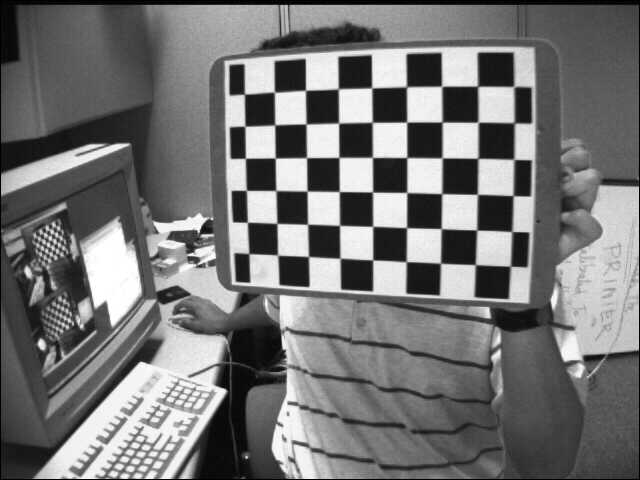
#> input picture imgs/left01.jpg, 640 x 480 px; its folder holds 4 pictures in this run
$ python calib.py   (older library calls are emulated)
#> lines starting #> are read from the running program, lines starting #| are printed output that depends on the picture
from glob import glob
import numpy as np
import os
import cv2

class Calib3D:

    def __init__(self, imgs_dir):
#> called with imgs_dir = 'imgs'
        assert os.path.exists(imgs_dir)
        self.imgs = [cv2.imread(i, cv2.cv2.IMREAD_GRAYSCALE) for i in glob(os.sep.join([imgs_dir, '*.jpg']))]
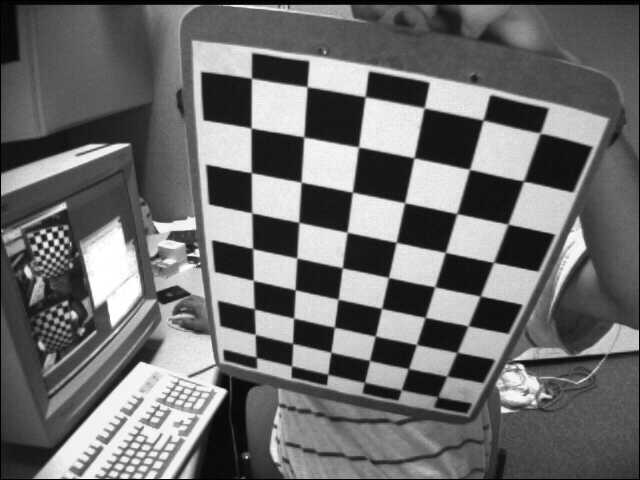
#> input picture imgs/left02.jpg, 640 x 480 px
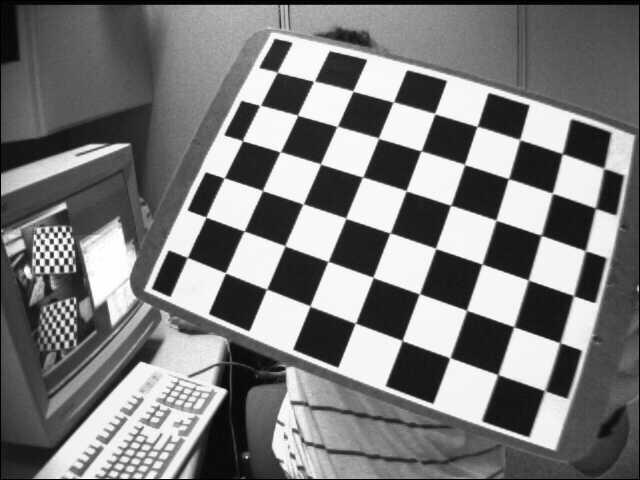
#> input picture imgs/left03.jpg, 640 x 480 px
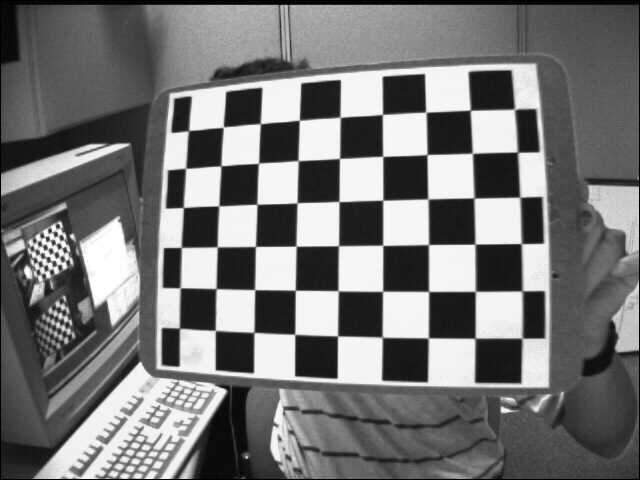
#> input picture imgs/left04.jpg, 640 x 480 px
        assert 0 == len(self.imgs) % 2
        self.length = len(self.imgs) // 2
#> self.length = 2

        self.img_size = self.imgs[0].shape[::-1] # (w, h)
#> self.img_size = (640, 480)
        self.board_size = (9, 6)

        self.img_points = [self.detect_corners(img).reshape(-1, 2) for img in self.imgs]
#> in detect_corners, `ok, corners = cv2.findChessboardCorners(img, self.board_size)`: ok = True; corners = 54 rows, first 8: [244.5, 94.33], [274.6, 92.24], [305.5, 90.4], [338.4, 88.84], [371.6, 87.98], [406.8, 86.92], [441.6, 86.37], [477.6, 86.38]
#> in detect_corners, img is the input picture: shape (480, 640); min 0, max 255, mean 116.6
#> in detect_corners (call 2), `ok, corners = cv2.findChessboardCorners(img, self.board_size)`: corners = 54 rows, first 8: [256.6, 357.4], [255.3, 334.5], [254.8, 309], [253.3, 280.1], [252.5, 248], [251.8, 212.8], [251.2, 172.5], [251.4, 128.3]
#> in detect_corners, img is the input picture: shape (480, 640); min 0, max 255, mean 109
#> in detect_corners (call 3), `ok, corners = cv2.findChessboardCorners(img, self.board_size)`: corners = 54 rows, first 8: [277.4, 72.53], [313.4, 81.56], [352.9, 91.05], [393.5, 101.9], [434.6, 113.5], [476.9, 126.7], [519.5, 139.5], [562.1, 154]
#> in detect_corners, img is the input picture: shape (480, 640); min 0, max 255, mean 122.9
#> in detect_corners (call 4), `ok, corners = cv2.findChessboardCorners(img, self.board_size)`: corners = 54 rows, first 8: [188.8, 130.7], [223.3, 127.2], [260.5, 123.6], [299.5, 120.2], [340.2, 117.4], [382.4, 114.5], [425.9, 112.1], [470.3, 110.2]
#> in detect_corners, img is the input picture: shape (480, 640); min 0, max 255, mean 117.8
#> self.img_points = 4 point arrays, longest 54 points

    def detect_corners(self, img):
        ok, corners = cv2.findChessboardCorners(img, self.board_size)
        assert ok
        cv2.cornerSubPix(img, corners, (11, 11), (-1, -1), (cv2.TERM_CRITERIA_EPS | cv2.TERM_CRITERIA_COUNT, 30, 0.01))
        return corners

    def obj_ponits(self):
        points = np.zeros((np.prod(self.board_size), 3), np.float32)
        points[:, :2] = np.indices(self.board_size).T.reshape(-1, 2)
        return self.length*[points]

    def camera_matrix(self):
        K0 = cv2.initCameraMatrix2D(self.obj_ponits(), self.img_points[:self.length], self.img_size, 0)
        K1 = cv2.initCameraMatrix2D(self.obj_ponits(), self.img_points[self.length:], self.img_size, 0)
        return K0, K1

    def stereo_calibrate(self):
        K0, K1 = self.camera_matrix()
#> in camera_matrix, `K0 = cv2.initCameraMatrix2D(self.obj_ponits(), self.img_points[:self.l..`: K0 = [[590.4, 0, 319.5], [0, 615.4, 239.5], [0, 0, 1]]
#> in camera_matrix, `K1 = cv2.initCameraMatrix2D(self.obj_ponits(), self.img_points[self.le..`: K1 = [[667.6, 0, 319.5], [0, 688.6, 239.5], [0, 0, 1]]
        rms, K0, D0, K1, D1, R, T, E, F = cv2.stereoCalibrate(
            self.obj_ponits(), self.img_points[:self.length], self.img_points[self.length:],
            K0, None, K1, None, self.img_size,
            flags = cv2.CALIB_FIX_ASPECT_RATIO
                  | cv2.CALIB_ZERO_TANGENT_DIST
                  | cv2.CALIB_USE_INTRINSIC_GUESS
                  | cv2.CALIB_SAME_FOCAL_LENGTH
                  | cv2.CALIB_RATIONAL_MODEL
                  | cv2.CALIB_FIX_K3
                  | cv2.CALIB_FIX_K4
                  | cv2.CALIB_FIX_K5,
            criteria = (cv2.TERM_CRITERIA_EPS | cv2.TERM_CRITERIA_COUNT, 100, 1e-5)
        )
        return K0, D0, K1, D1, R, T

    def stereo_rectify(self):
        # R T 左到右的旋转/投影矩阵，源码注释是 first to second，这里第一个参数就是左相机
        K0, D0, K1, D1, R, T = self.stereo_calibrate()
#> in stereo_calibrate, `K0, K1 = self.camera_matrix()`: K0 = [[590.4, 0, 319.5], [0, 615.4, 239.5], [0, 0, 1]]; K1 = [[667.6, 0, 319.5], [0, 688.6, 239.5], [0, 0, 1]]
#> in stereo_calibrate, `rms, K0, D0, K1, D1, R, T, E, F = cv2.stereoCalibrate( self.obj_ponits..`: rms = 27.6; K0 = [[642.1, 0, 330.6], [0, 665.6, 253.2], [0, 0, 1]]; K1 = [[642.1, 0, 248.9], [0, 665.6, 217.5], [0, 0, 1]]; R = [[0.473, -0.703, -0.532], [0.881, 0.392, 0.265], [0.0219, -0.594, 0.804]]; T = [9.57, -4.36, 3.79]; E = [[-3.44, 1.11, -4.52], [1.58, 3.02, -9.71], [10.49, 0.684, 0.219]]; F = [[2.08e-05, -6.47e-06, 0.0123], [-9.26e-06, -1.7e-05, 0.0438], [-0.044, 0.00275, 1]]
        # R0 P0 左到右的旋转/投影矩阵，R1 P1 右到左的旋转/投影矩阵
        R0, R1, P0, P1, Q, roi0, roi1 = cv2.stereoRectify(K0, D0, K1, D1, self.img_size, R, T, flags = cv2.CALIB_ZERO_DISPARITY, alpha = 0)

        # K0 D0 校正失真，R0 P0 校正垂直视差
        m0a, m0b = cv2.initUndistortRectifyMap(K0, D0, R0, P0, self.img_size, cv2.CV_16SC2)
        img0 = cv2.remap(self.imgs[0], m0a, m0b, cv2.INTER_LINEAR)
        img0c = cv2.cvtColor(img0, cv2.COLOR_GRAY2BGR)

        m1a, m1b = cv2.initUndistortRectifyMap(K1, D1, R1, P1, self.img_size, cv2.CV_16SC2)
        img1 = cv2.remap(self.imgs[self.length], m1a, m1b, cv2.INTER_LINEAR)
        img1c = cv2.cvtColor(img1, cv2.COLOR_GRAY2BGR)

        rectify = np.concatenate((img0c, img1c), axis = 1)
        rectify[::40, :] = (0, 255, 0)
        cv2.imshow('rectify', rectify)

        return img0, img1, Q

    def depth_img(self, img0, img1):
        d = cv2.getTrackbarPos('disparities', 'depth')*16
        b = cv2.getTrackbarPos('block', 'depth')

        matcher0 = cv2.StereoSGBM_create(0, d, b, 24*b, 96*b, 12, 10, 50, 32, 63, cv2.STEREO_SGBM_MODE_SGBM_3WAY)
        matcher1 = cv2.ximgproc.createRightMatcher(matcher0)
        wls_filter = cv2.ximgproc.createDisparityWLSFilter(matcher0)
        wls_filter.setLambda(80000)
        wls_filter.setSigmaColor(1.3)
        disp0 = np.int16(matcher0.compute(img0, img1))
        disp1 = np.int16(matcher1.compute(img1, img0))

        img = wls_filter.filter(disp0, img0, None, disp1)
        return np.uint8(cv2.normalize(img, img, 255, 0, cv2.NORM_MINMAX))


    def Run(self):
        img0, img1, Q = self.stereo_rectify()
#> in stereo_rectify, `K0, D0, K1, D1, R, T = self.stereo_calibrate()`: K0 = [[642.1, 0, 330.6], [0, 665.6, 253.2], [0, 0, 1]]; K1 = [[642.1, 0, 248.9], [0, 665.6, 217.5], [0, 0, 1]]; T = [9.57, -4.36, 3.79]
#> in stereo_rectify, `R0, R1, P0, P1, Q, roi0, roi1 = cv2.stereoRectify(K0, D0, K1, D1, self..`: R0 = [[0.992, 0.0958, -0.083], [-0.0683, 0.956, 0.286], [0.107, -0.278, 0.955]]; R1 = [[0.446, 0.889, -0.102], [-0.856, 0.39, -0.339], [-0.262, 0.238, 0.935]]; P0 = [[777.9, 0, 1969.8, 0], [0, 777.9, -13.86, 0], [0, 0, 1, 0]]; P1 = [[777.9, 0, 1969.8, 0], [0, 777.9, -13.86, -8698.4], [0, 0, 1, 0]]; Q = [[1, 0, 0, -1969.8], [0, 1, 0, 13.86], [0, 0, 0, 777.9], [0, 0, 0.0894, 0]]; roi0 = (0, 0, 0, 0)
#> in stereo_rectify, `rectify[::40, :] = (0, 255, 0)`:
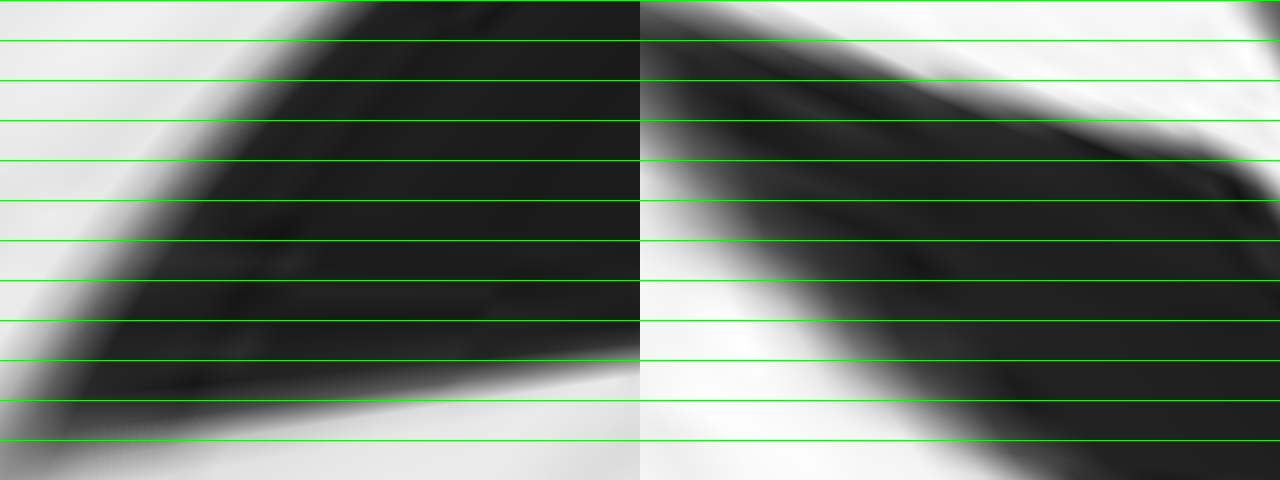
#> rectify: shape (480, 1280, 3); mean B, G, R 107.2, 113.6, 107.2

        def callback(e, x, y, f, p):
            if e == cv2.EVENT_LBUTTONDOWN:
                print(coord_3d[y][x])
        cv2.namedWindow('depth')
        cv2.createTrackbar('disparities', 'depth', 5, 60, lambda x: None)
        cv2.createTrackbar('block', 'depth', 3, 17, lambda x: None)
        cv2.setMouseCallback('depth', callback, None)

        while True:
            depth = self.depth_img(img0, img1)
#> in depth_img, `disp1 = np.int16(matcher1.compute(img1, img0))`:
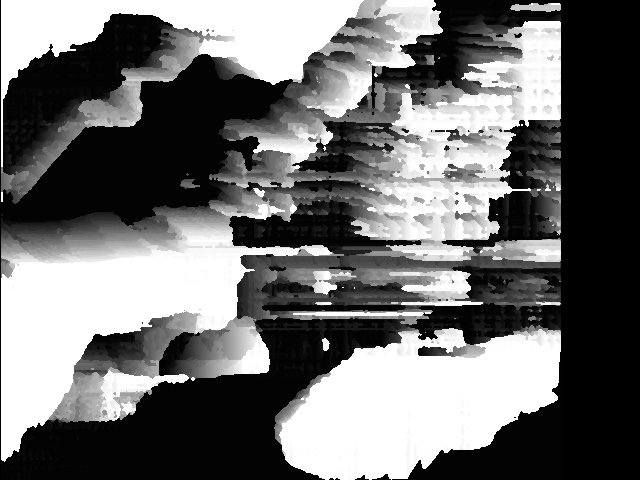
#> disp1: shape (480, 640) int16; min -1280, max 0, mean -721; drawn with min black and max white
#> in depth_img, `img = wls_filter.filter(disp0, img0, None, disp1)`:
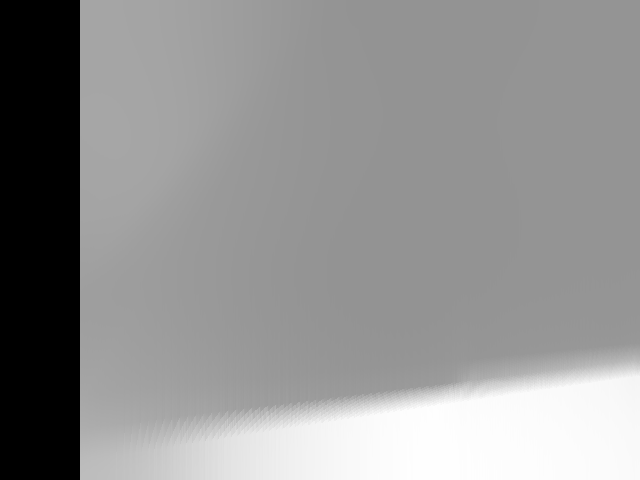
#> img: shape (480, 640) int16; min -16, max 1049, mean 594.3; drawn with min black and max white
            coord_3d = cv2.reprojectImageTo3D(depth.astype(np.float32)/16., Q)
#> coord_3d: shape (480, 640, 3) float32; 12.5% of the values are NaN or infinite; the others: min -2131.8, max 946.8, mean -217.5
            depth = cv2.applyColorMap(depth, cv2.COLORMAP_JET)
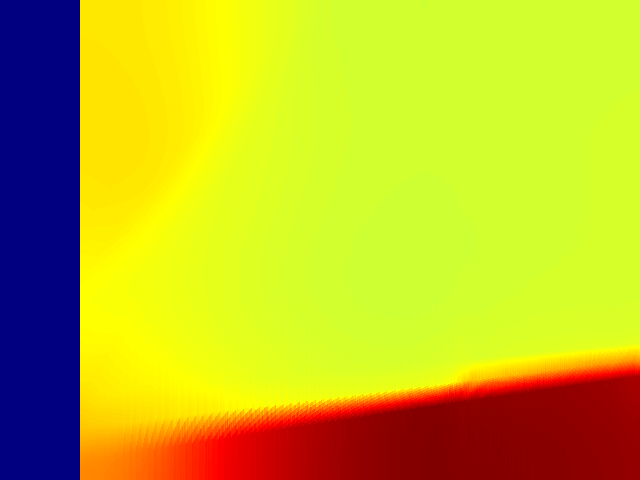
#> depth: shape (480, 640, 3); mean B, G, R 37.7, 185.9, 191.1

            cv2.imshow('depth', depth)
            cv2.waitKey(100)

Calib3D(os.sep.join([os.path.abspath(os.curdir), 'imgs'])).Run()
